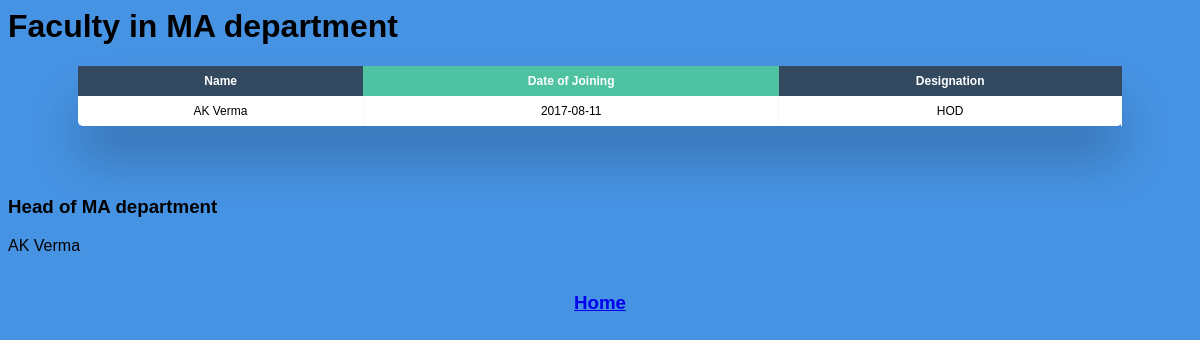
/view_faculty.php?dept=MA, run on the app's committed database.
### tables this page shows
CREATE TABLE `faculty` (
  `fid` int(11) NOT NULL,
  `fname` varchar(40) DEFAULT NULL,
  `dept` varchar(40) DEFAULT NULL,
  `doj` date DEFAULT NULL,
  `designation` varchar(20) DEFAULT NULL
);

### www/view_faculty.php (the view, shortened to what this page needs)
<html>
	<head>
	<link rel="stylesheet" href="phpcss2.css">
</head>
<?php
$dept= $_GET['dept'];
$con = mysqli_connect("db","user","test","myDb");
$sql = "SELECT * from faculty where dept = '$dept' ";
$result = $con->query($sql);
if($result){
	echo "<h1> Faculty in $dept department <br> </h1>";
	echo "<div class=\"table-wrapper\"><table class=\"fl-table\">";
	echo "<thead><tr><th>Name</th><th>Date of Joining</th><th>Designation</th></tr></thead>";
	echo "<tbody>";
	while($row = $result->fetch_assoc()){
		echo "<tr>";
		printf("<td> %s </td> <td> %s </td> <td> %s </td>",$row["fname"], $row['doj'],$row['designation'] );
		echo "</tr>";
	}
	echo "</tbody></table></div>";
}
$sql = "SELECT * from faculty where dept = '$dept' and designation = \"Hod\" ";
$result = $con->query($sql);
if($result){
	echo "<h3> Head of $dept department <br> </h3>";
	while($row = $result->fetch_assoc()){
		printf(" %s ",$row["fname"] );
	}
}
echo "<br><br><center><h3><a href = http://localhost:8001/> Home </a></h3></center>";
?>
</html>

### www/phpcss2.css (style rules this page uses)
* { box-sizing: border-box; -webkit-box-sizing: border-box; -moz-box-sizing: border-box; }
.table-wrapper { margin: 10px 70px 70px; box-shadow: 0px 35px 50px rgba( 0, 0, 0, 0.2 ); }
.fl-table { border-radius: 5px; font-size: 12px; font-weight: normal; border: none; border-collapse: collapse; width: 100%; max-width: 100%; white-space: nowrap; background-color: white; }
.fl-table td, .fl-table th { text-align: center; padding: 8px; }
.fl-table td { border-right: 1px solid #f8f8f8; font-size: 12px; }
.fl-table thead th { color: #ffffff; background: #4FC3A1; }
.fl-table thead th:nth-child(odd) { color: #ffffff; background: #324960; }

### data on the page
faculty: fname "AK Verma", doj "2017-08-11", designation "HOD"

### other printed values
$dept "MA"
